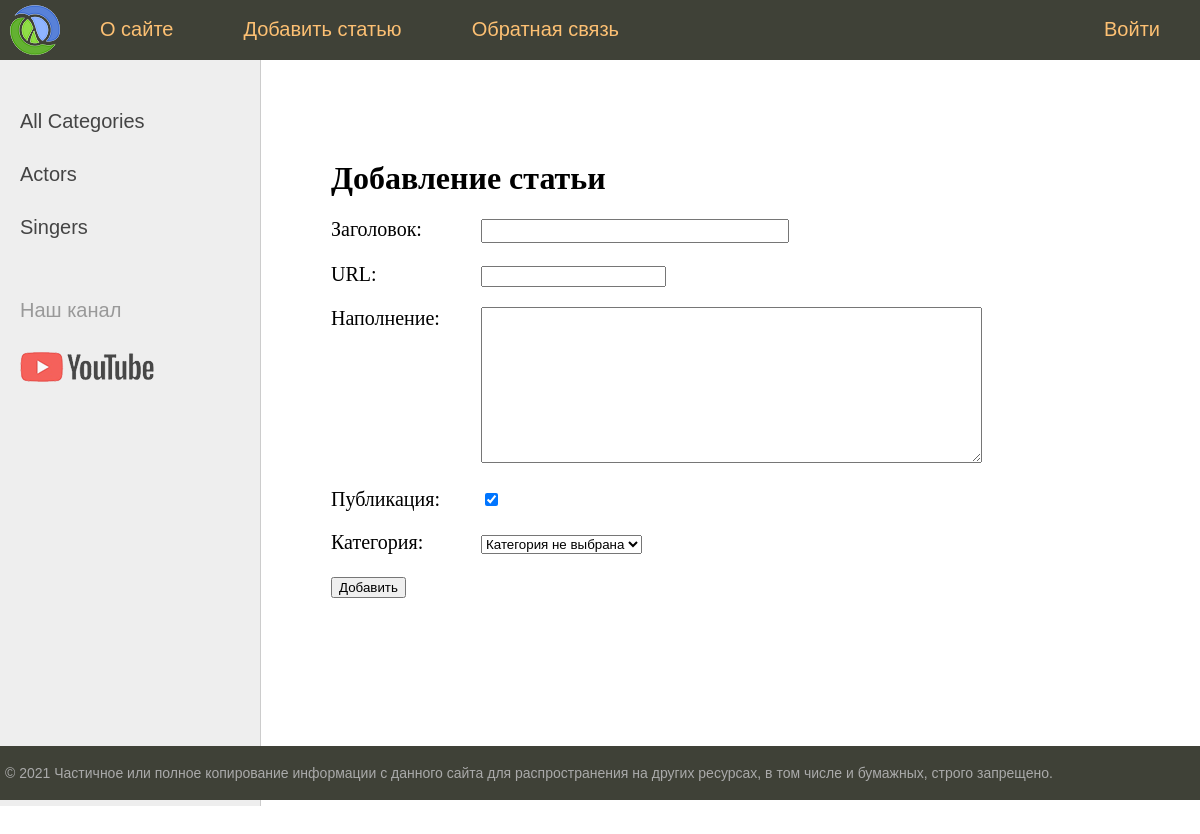
The page /addpage/ on the database as committed earlier.
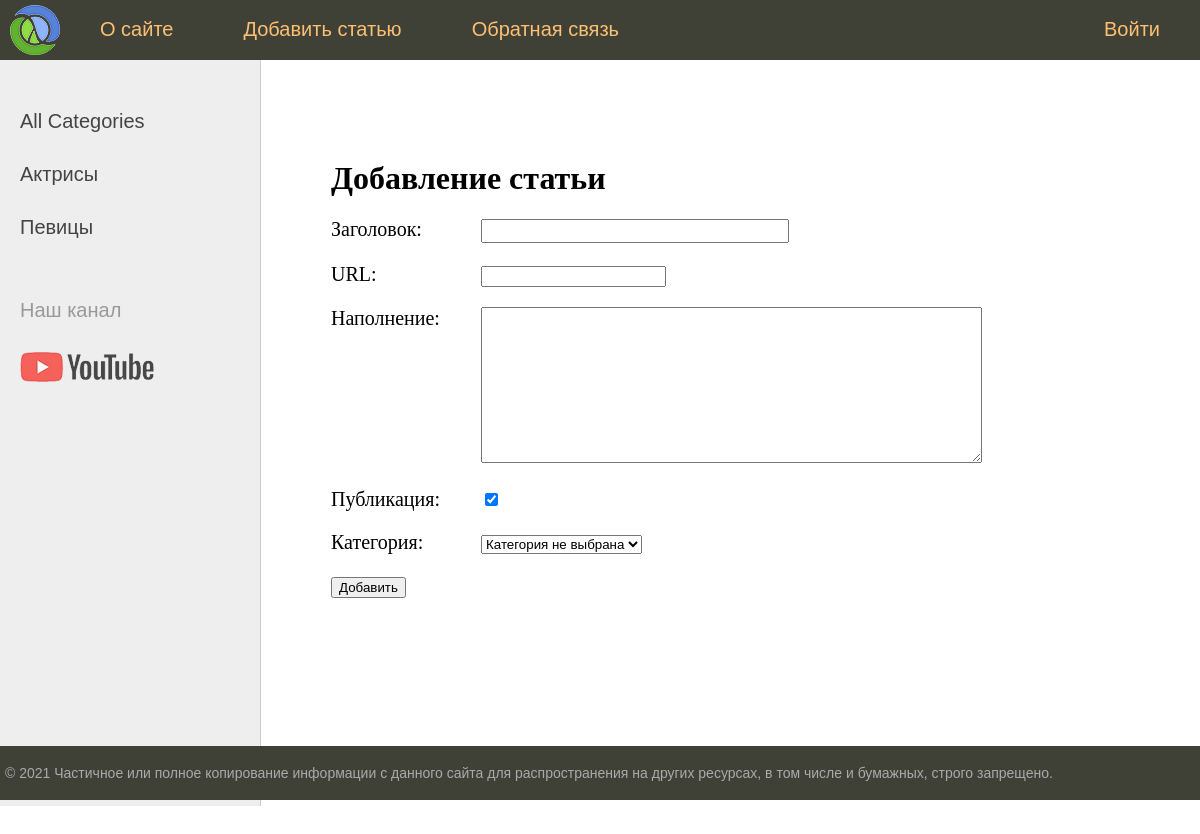
The same page on the database as committed later.
### women/models.py (models this page shows)
class Category(models.Model):
    name = models.CharField(max_length=100, db_index=True, verbose_name='Category')
    slug = models.SlugField(max_length=255, unique=True, db_index=True, verbose_name='URL')
    def __str__(self):
        return self.name
    def get_absolute_url(self):
        return reverse('category', kwargs={'cat_id': self.pk}) # pk is internal attribute of Model. It's 'primary key'
    class Meta:
        verbose_name = 'Category'
        verbose_name_plural = 'Categories'
        ordering = ['id']

### women/views.py (the view)
# urls.py: path('addpage/', addpage, name='add_page'),
def addpage(request):
    if request.method == 'POST':
        form = AddPostForm(request.POST) # Dictionary with filled in field
        if form.is_valid():
            try:
                Women.objects.create(**form.cleaned_data) # Add to database
                return redirect('home')
            except:
                form.add_error(None, 'Ошибка добваления поста')
    else:
        form = AddPostForm()
    return render(request, 'women/addpage.html', {'form': form, 'menu': menu, 'title': 'Добавление статьи'})

### women/forms.py
class AddPostForm(forms.Form):
    title = forms.CharField(max_length=255, label='Заголовок', widget=forms.TextInput(attrs={'class': 'form-input'}))
    slug = forms.SlugField(max_length=255, label='URL')
    content = forms.CharField(widget=forms.Textarea(attrs={'cols': 60, 'rows': 10}), label='Наполнение')
    is_published = forms.BooleanField(label='Публикация', required=False, initial=True)
    cat = forms.ModelChoiceField(queryset=Category.objects.all(), label='Категория', empty_label='Категория не выбрана')

### women/templatetags/women_tags.py (called while the page is built)
@register.inclusion_tag('women/list_categories.html')
def show_categories(sort=None, cat_selected=0):
    if not sort:
        cats = Category.object.all()
    else:
        cats = Category.objects.order_by(sort)
    return {'cats': cats, 'cat_selected': cat_selected}

### women/templates/women/addpage.html (shortened to what this page needs)
{% extends 'women/base.html' %}
{% block content %}
<h1>{{title}}</h1>
<form action="{% url 'add_page' %}" method="post">
    {% for f in form %}
        <p><label class="form-label" for="{{ f.id_for_label }}">{{f.label}}: </label>{{ f }}</p>
    {% endfor %}
    <button type="submit">Добавить</button>
</form>
{% endblock %}

### women/templates/women/list_categories.html
{% for c in cats %}
    {% if c.pk == cat_selected %}
        <li class="selected">{{c.name}}</a></li>
    {% else %}
        <li><a href="{{ c.get_absolute_url }}">{{c.name}}</a></li>
    {% endif %}
{% endfor %}

Rows that differ between the two databases and show on the page:
changed Category: name "Actors" → "Актрисы"
changed Category: name "Singers" → "Певицы"
